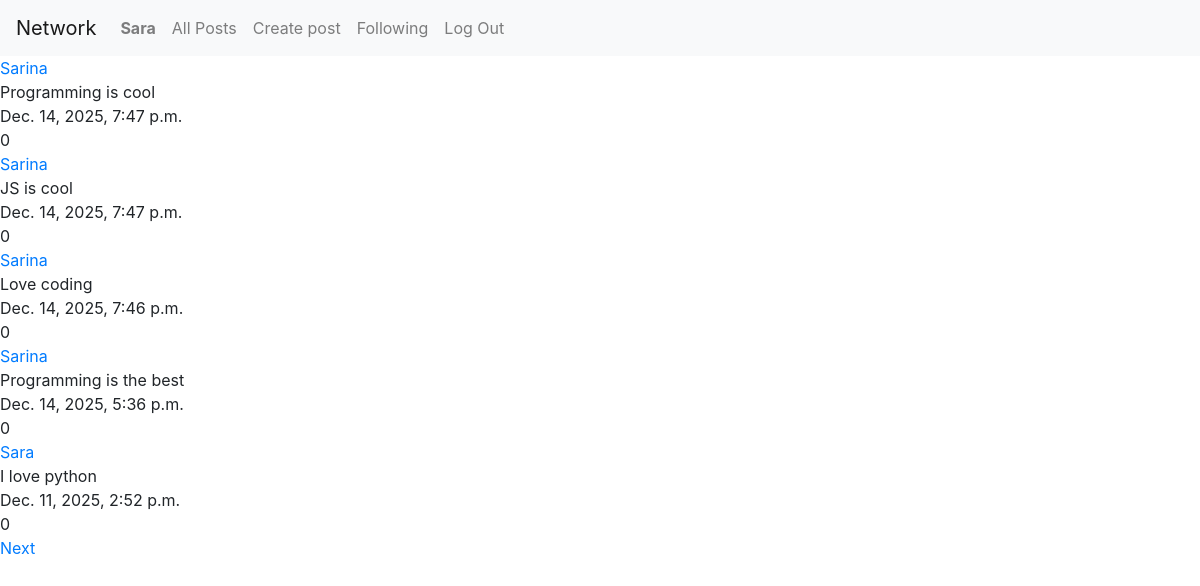
Screenshot of / (signed in) with the database file from the repository.
### network/models.py (models this page shows, shortened)
class User(AbstractUser):
    pass

class Post(models.Model):
    username_of_poster = models.ForeignKey(User, on_delete=models.CASCADE)
    content = models.TextField()
    date_posted = models.DateTimeField(auto_now_add=True)
    like = models.PositiveIntegerField(default=0)

### network/views.py (the view)
# urls.py: path("", views.index, name="index"),
def index(request):
    posts = Post.objects.all().order_by('-date_posted')
    return render(request, 'network/index.html', {'posts': pagination(request,posts)})

### network/views.py (called while the page is built)
def pagination(request, posts):
    paginate_posts = Paginator(posts, 5)
    page = request.GET.get('page')
    page_obj = paginate_posts.get_page(page)
    return page_obj

### network/templates/network/index.html (shortened to what this page needs)
{% extends "network/layout.html" %}
{% load static %}
{% block body %}
    {% for post in posts %}
        <div class="each_post">
            <a class="post_user"
               href="{% url 'profile' post.username_of_poster.username %}">{{ post.username_of_poster }}</a>
            <div class="post_content">{{ post.content }}</div>
            <div class="date_posted">{{ post.date_posted }}</div>
            <div class="likes">{{ post.like }}</div>
        </div>
    {% endfor %}
    <div class="page_pagination">
         {% if posts.has_next %}
            <a class="next_page_number" href="?page={{ posts.next_page_number }}">Next</a>
        {% endif %}
    </div>
{% endblock %}

### network/templates/network/layout.html (shortened to what this page needs)
{% load static %}
<!DOCTYPE html>
<html lang="en">
<head>
    <link rel="stylesheet" href="https://stackpath.bootstrapcdn.com/bootstrap/4.4.1/css/bootstrap.min.css"
>
    <link href="{% static 'network/styles.css' %}" rel="stylesheet">
</head>
<body>
<nav class="navbar navbar-expand-lg navbar-light bg-light">
    <a class="navbar-brand" href="#">Network</a>
    <div>
        <ul class="navbar-nav mr-auto">
            {% if user.is_authenticated %}
                <li class="nav-item">
                    <a class="nav-link" href="{% url 'profile' user.username %}?from=profile"><strong>{{ user.username }}</strong></a>
                </li>
            {% endif %}
            <li class="nav-item">
                <a class="nav-link" href="{% url 'index' %}?from=index">All Posts</a>
            </li>
            <li class="nav-item">
                <a class="nav-link" href="{% url 'create_post' %}">Create post</a>
            </li>
            {% if user.is_authenticated %}
                <li class="nav-item">
                    <a class="nav-link" href="{% url 'following_posts' %}">Following</a>
                </li>
                <li class="nav-item">
                    <a class="nav-link" href="{% url 'logout' %}">Log Out</a>
                </li>
            {% endif %}
        </ul>
    </div>
</nav>
<div class="body">
    {% block body %}
    {% endblock %}
</div>
</body>
</html>

### rows the page displays
User: username "Sara"
Post: username_of_poster "Sarina", content "Programming is cool", date_posted "Dec. 14, 2025, 7:47 p.m.", like "0"
Post: username_of_poster "Sarina", content "JS is cool", date_posted "Dec. 14, 2025, 7:47 p.m.", like "0"
Post: username_of_poster "Sarina", content "Love coding", date_posted "Dec. 14, 2025, 7:46 p.m.", like "0"
Post: username_of_poster "Sarina", content "Programming is the best", date_posted "Dec. 14, 2025, 5:36 p.m.", like "0"
Post: username_of_poster "Sara", content "I love python", date_posted "Dec. 11, 2025, 2:52 p.m.", like "0"
